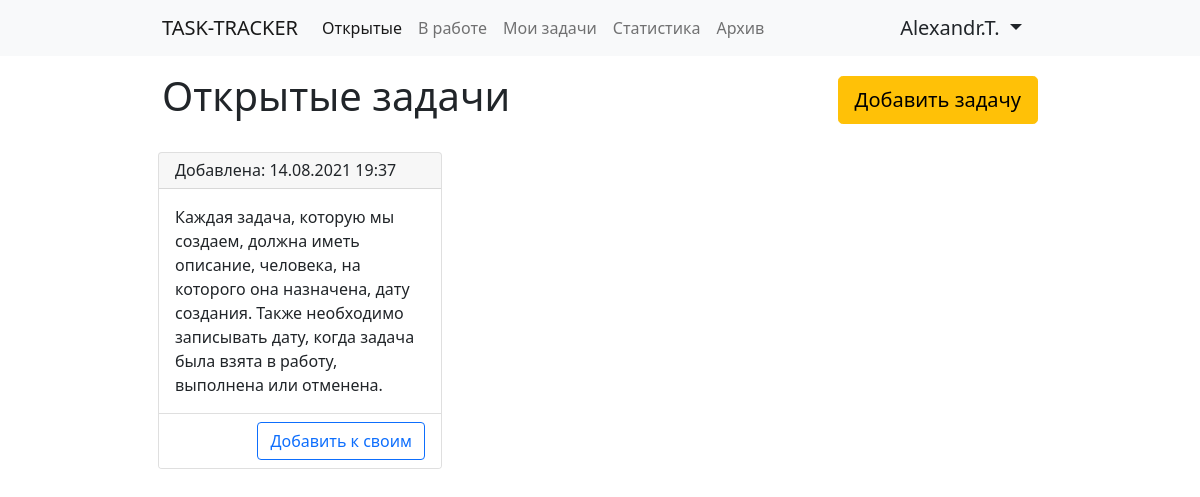
Screenshot of / (signed in) with the database file from the repository.
### tables this page shows
CREATE TABLE "user" (
	id INTEGER NOT NULL, 
	login VARCHAR, 
	password VARCHAR, 
	fullname VARCHAR, 
	PRIMARY KEY (id), 
	CONSTRAINT uq_user_login UNIQUE (login)
);

CREATE TABLE ticket (
	id INTEGER NOT NULL, 
	description VARCHAR, 
	created_at DATETIME, 
	user_id INTEGER, 
	current_status INTEGER, 
	status_updated_at DATETIME, 
	PRIMARY KEY (id), 
	FOREIGN KEY(user_id) REFERENCES user (id), 
	FOREIGN KEY(current_status) REFERENCES status (id)
);

### app.py (the view)
@app.route('/', methods=['GET', 'POST'])
@check_auth
def main(user):
    if request.method == "GET":
        tickets = get_opened_tickets()
        return render_template(
            "index.html",
            user=user,
            tickets=tickets
        )
    if request.method == "POST":
        ticket = request.form.get('ticket')
        change_ticket_status(ticket, user['id'], "В работе")
        return redirect('/')

### services/auth.py (called while the page is built)
def check_auth(func):
    @wraps(func)
    def wrapper(*args, **kwargs):
        if not request.cookies.get('authenticated_user'):
            return redirect('/login/')
        else:
            user_info = engine.execute(select(users).where(users.c.id == request.cookies.get('authenticated_user'))).fetchone()
            user = {
                'id': user_info[0],
                'login': user_info[1],
                'fullname': user_info[3],
            }
            return func(*args, user=user, **kwargs)
    return wrapper

### services/tickets.py (called while the page is built)
def get_opened_tickets():
    query = select(tickets).select_from(
        tickets.join(
            statuses,
            tickets.c.current_status == statuses.c.id
        )
    ).where(
        statuses.c.title == "Новый"
    )
    tickets_list = engine.execute(query).fetchall()
    return parse_tickets(tickets_list)

def parse_tickets(tickets_list):
    tickets = []
    for t in tickets_list:
        tickets.append(
            {
                'id': t[0],
                'description': t[1],
                'created_at': t[2],
                'user_id': t[3],
                'current_status': t[4],
                'status_updated_at': t[5],
            }
        )
    return tickets

### templates/index.html (shortened to what this page needs)
{% extends 'base.html' %}
{% block content %}
    <div class="row mb-3">
        <div class="col-6">
            <h1>Открытые задачи</h1>
        </div>
        <div class="col-6 d-flex justify-content-end align-items-center">
            <div class="">
                <a href="/new_ticket/" class="btn btn-lg btn-warning">
                    Добавить задачу
                </a>
            </div>
        </div>
    </div>
    <div class="row">
        {% for ticket in tickets %}
            <div class="col-md-6 col-lg-4 p-2">
                <div class="card">
                    <div class="card-header">
                        <h6 class="mb-0">Добавлена: <span> {{ ticket.created_at.strftime('%d.%m.%Y %H:%M') }}</span>
                        </h6>
                    </div>
                    <div class="card-body">
                        <p class="card-text">{{ ticket.description }}</p>
                    </div>
                    <div class="card-footer bg-white">
                        <div class="row justify-content-end">
                            <div class="col-auto">
                                <form action="/" method="post">
                                    <button type="submit" class="btn btn-outline-primary">Добавить к своим</button>
                                </form>
                            </div>
                        </div>
                    </div>
                </div>
            </div>
        {% endfor %}
    </div>
{% endblock %}

### templates/base.html (shortened to what this page needs)
<!doctype html>
<html lang="ru">
<head>
    <link href="https://cdn.jsdelivr.net/npm/bootstrap@5.0.2/dist/css/bootstrap.min.css" rel="stylesheet"
>
</head>
<body>
<nav class="navbar navbar-expand-lg navbar-light bg-light mb-3">
    <div class="container-fluid w-75">
        <a class="navbar-brand text-uppercase" href="/">Task-tracker</a>
        <div class="collapse navbar-collapse" id="navbarSupportedContent">
            <ul class="navbar-nav me-auto mb-2 mb-lg-0">
                <li class="nav-item">
                    <a class="nav-link {% if request.path == "/" %} active {% endif %}" aria-current="page" href="/">
                        Открытые
                    </a>
                </li>
                <li class="nav-item">
                    <a class="nav-link {% if request.path == '/at_work/' %}active{% endif %}" aria-current="page" href="/at_work/">
                        В работе
                    </a>
                </li>
                <li class="nav-item">
                    <a class="nav-link {% if request.path == '/my_tickets/' %}active{% endif %}" aria-current="page" href="/my_tickets/">
                        Мои задачи
                    </a>
                </li>
                <li class="nav-item">
                    <a class="nav-link {% if request.path == '/statistic/' %}active{% endif %}" aria-current="page" href="/statistic/">
                        Статистика
                    </a>
                </li>
                <li class="nav-item">
                    <a class="nav-link {% if request.path == '/archive/' %}active{% endif %}" aria-current="page" href="/archive/">
                        Архив
                    </a>
                </li>
            </ul>
            <div class="d-flex">
                <div class="nav-item dropdown">
                    <div class="nav-link dropdown-toggle text-dark h5 mb-0" href="#" id="navbarDropdown" role="button"
                       data-bs-toggle="dropdown" aria-expanded="false">
                        {{ user.fullname }}
                    </div>
                </div>
            </div>
        </div>
    </div>
</nav>
<div class="container w-75">
    {% block content %} {% endblock %}
</div>
</body>
</html>

### rows the page displays
user: fullname "Alexandr.T."
ticket: created_at "14.08.2021 19:37", description "Каждая задача, которую мы создаем, должна иметь описание, человека, на которого она назначена, дату создания. Также необходимо записывать дату, когда задача была взята в работу, выполнена или отменена."
